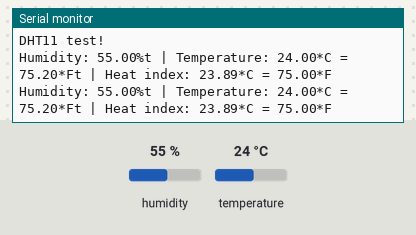
A sketch run on a simulated Arduino Uno, built with avr-gcc and run on an emulated ATmega328P. Shown: the last lines printed to the serial monitor. The test bench sets the inputs (shaded band); at power-on: humidity 55 %, temperature 24 °C.

Above: at 4.8 s.
4.9 s: humidity set to 22 %
At 7.5 s:
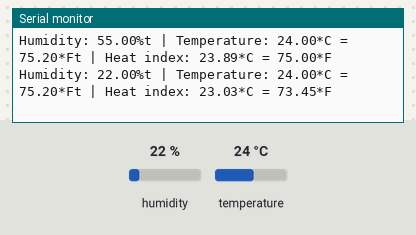
7.9 s: temperature set to 12 °C
At 9.4 s:
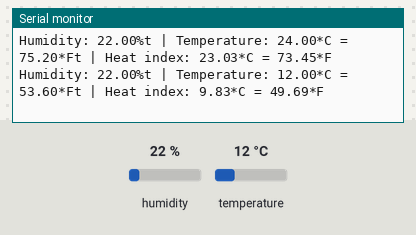
10.9 s: humidity set to 40 %
At 13.3 s:
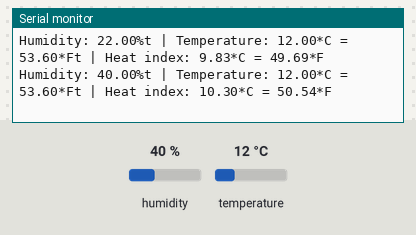
Timing chart, 0 to 14.8 s (numbered marks = the images above; inputs shaded):
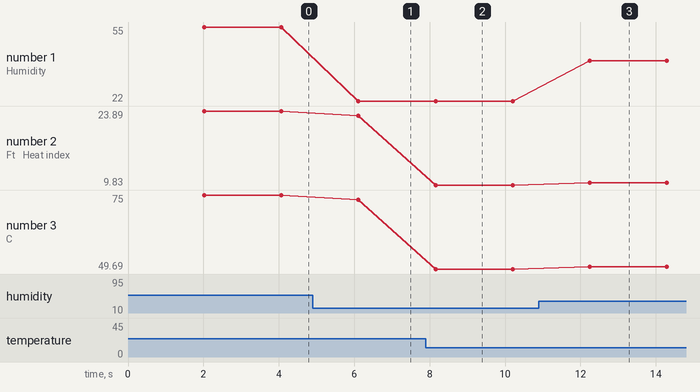

Measured:
- after the input at 4.9 s, the serial monitor: prints a new line after 1.2 s (image 1)
- after the input at 7.9 s, the serial monitor: prints a new line after 0.26 s (image 2)
- after the input at 10.9 s, the serial monitor: prints a new line after 1.3 s (image 3)
- plotted number 1: 55 → 22 after the input at 4.9 s, 22 → 40 after the input at 10.9 s
- plotted number 2: 23.89 → 23.03 after the input at 4.9 s, 23.03 → 9.83 after the input at 7.9 s, 9.83 → 10.3 after the input at 10.9 s
- plotted number 3: 75 → 73.45 after the input at 4.9 s, 73.45 → 49.69 after the input at 7.9 s, 49.69 → 50.54 after the input at 10.9 s

The sketch:

DHT11_test.ino
```cpp
#include "DHT.h"
#define DHTPIN 14      // what digital pin we're connected to
#define DHTTYPE DHT11  // DHT 11

DHT dht(DHTPIN, DHTTYPE);

void setup() {
  Serial.begin(9600);
  Serial.println("DHT11 test!");
  dht.begin();
}

void loop() {
  // Wait a few seconds between measurements.
  delay(2000);
  // Reading temperature or humidity takes about 250 milliseconds!
  // Sensor readings may also be up to 2 seconds 'old' (its a very slow sensor)
  float h = dht.readHumidity();
  // Read temperature as Celsius (the default)
  float t = dht.readTemperature();
  // Read temperature as Fahrenheit (isFahrenheit = true)
  float f = dht.readTemperature(true);

  // Check if any reads failed and exit early (to try again).
  if (isnan(h) || isnan(t) || isnan(f)) {
    Serial.println("Failed to read from DHT sensor!");
    return;
  }

  // Compute heat index in Fahrenheit (the default)
  float hif = dht.computeHeatIndex(f, h);
  // Compute heat index in Celsius (isFahreheit = false)
  float hic = dht.computeHeatIndex(t, h, false);

  Serial.print("Humidity: ");
  Serial.print(h);
  Serial.print("%t |");
  Serial.print(" Temperature: ");
  Serial.print(t);
  Serial.print("*C = ");
  Serial.print(f);
  Serial.print("*Ft |");
  Serial.print(" Heat index: ");
  Serial.print(hic);
  Serial.print("*C = ");
  Serial.print(hif);
  Serial.println("*F");
}
```
